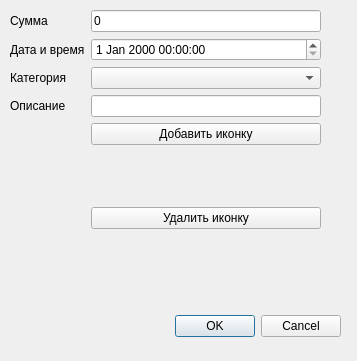
<?xml version="1.0" encoding="UTF-8"?>
<ui version="4.0">
 <class>Dialog</class>
 <widget class="QDialog" name="Dialog">
  <property name="geometry">
   <rect>
    <x>0</x>
    <y>0</y>
    <width>357</width>
    <height>361</height>
   </rect>
  </property>
  <property name="windowTitle">
   <string>Dialog</string>
  </property>
  <widget class="QDialogButtonBox" name="buttonBox">
   <property name="geometry">
    <rect>
     <x>-30</x>
     <y>310</y>
     <width>371</width>
     <height>32</height>
    </rect>
   </property>
   <property name="orientation">
    <enum>Qt::Horizontal</enum>
   </property>
   <property name="standardButtons">
    <set>QDialogButtonBox::Cancel|QDialogButtonBox::Ok</set>
   </property>
  </widget>
  <widget class="QWidget" name="layoutWidget_2">
   <property name="geometry">
    <rect>
     <x>10</x>
     <y>10</y>
     <width>311</width>
     <height>261</height>
    </rect>
   </property>
   <layout class="QFormLayout" name="formLayout">
    <item row="0" column="0">
     <widget class="QLabel" name="label_3">
      <property name="text">
       <string>Сумма</string>
      </property>
     </widget>
    </item>
    <item row="0" column="1">
     <widget class="QLineEdit" name="amount">
      <property name="text">
       <string>0</string>
      </property>
     </widget>
    </item>
    <item row="1" column="0">
     <widget class="QLabel" name="label_4">
      <property name="text">
       <string>Дата и время</string>
      </property>
     </widget>
    </item>
    <item row="1" column="1">
     <widget class="QDateTimeEdit" name="dateTimeEdit"/>
    </item>
    <item row="2" column="1">
     <widget class="QComboBox" name="comboBox"/>
    </item>
    <item row="3" column="1">
     <widget class="QLineEdit" name="description"/>
    </item>
    <item row="4" column="1">
     <widget class="QPushButton" name="addImage">
      <property name="text">
       <string>Добавить иконку</string>
      </property>
     </widget>
    </item>
    <item row="5" column="1">
     <widget class="QLabel" name="image_loaded">
      <property name="minimumSize">
       <size>
        <width>50</width>
        <height>50</height>
       </size>
      </property>
      <property name="text">
       <string/>
      </property>
     </widget>
    </item>
    <item row="2" column="0">
     <widget class="QLabel" name="label_5">
      <property name="text">
       <string>Категория</string>
      </property>
     </widget>
    </item>
    <item row="3" column="0">
     <widget class="QLabel" name="label_6">
      <property name="text">
       <string>Описание</string>
      </property>
     </widget>
    </item>
    <item row="6" column="1">
     <widget class="QPushButton" name="deleteImg">
      <property name="text">
       <string>Удалить иконку</string>
      </property>
     </widget>
    </item>
   </layout>
  </widget>
 </widget>
 <resources/>
 <connections>
  <connection>
   <sender>buttonBox</sender>
   <signal>accepted()</signal>
   <receiver>Dialog</receiver>
   <slot>accept()</slot>
   <hints>
    <hint type="sourcelabel">
     <x>248</x>
     <y>254</y>
    </hint>
    <hint type="destinationlabel">
     <x>157</x>
     <y>274</y>
    </hint>
   </hints>
  </connection>
  <connection>
   <sender>buttonBox</sender>
   <signal>rejected()</signal>
   <receiver>Dialog</receiver>
   <slot>reject()</slot>
   <hints>
    <hint type="sourcelabel">
     <x>316</x>
     <y>260</y>
    </hint>
    <hint type="destinationlabel">
     <x>286</x>
     <y>274</y>
    </hint>
   </hints>
  </connection>
 </connections>
</ui>
